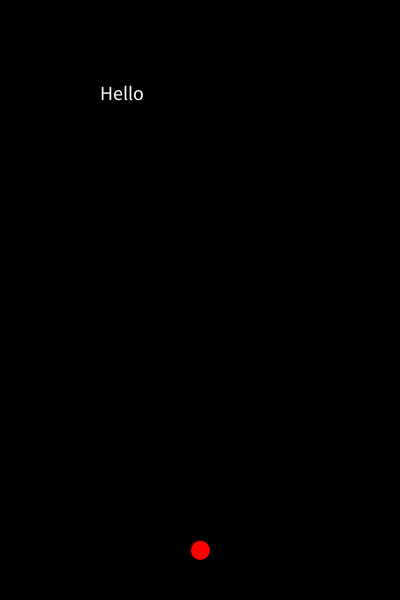
Frame 1 (no input)
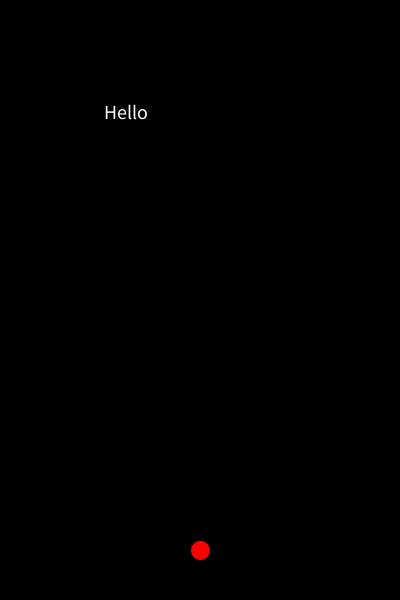
Frame 60 (the mouse pressed at the canvas centre just before this capture)
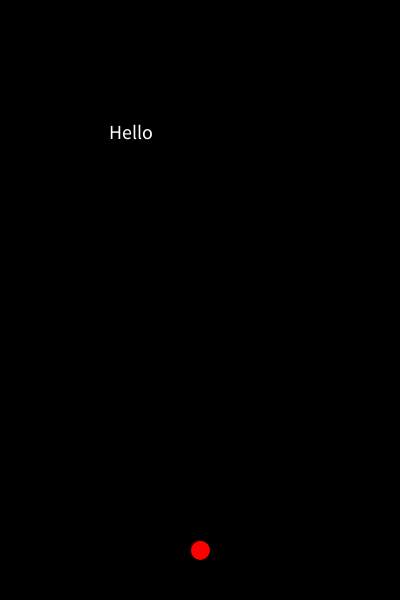
Frame 120 (the mouse held since frame 60 and released just before this capture)

The Processing sketch that drew these frames (run headless with seeded random() and noise(); from frame 60 on, the mouse is pressed at the canvas centre):

// Processing sketch: Week06_9
// ── Week06_9.pde
void setup()
{
  size(400,600);
  textSize(20);
}
String Q = "Hello", A = "";
float x = 100, y = 100;
void draw()
{
  background(0);
  fill(#FFFFFF); text(Q,x,y);
  fill(#FF0000); text(A,x,y);
  ellipse(200,550,20,20);
  float dx = (200-x), dy=(550-y), d = sqrt(dx*dx+dy*dy)*3;
  x += dx /d;
  y += dy /d;
  if(keyPressed)
  {
    stroke(255,0,0);
    line(200,550,x,y);
  }
}
void keyPressed()
{
  int i=A.length();
  if(key == Q.charAt(i)) 
  {//非常好，相同
    A += key;
  }
}
